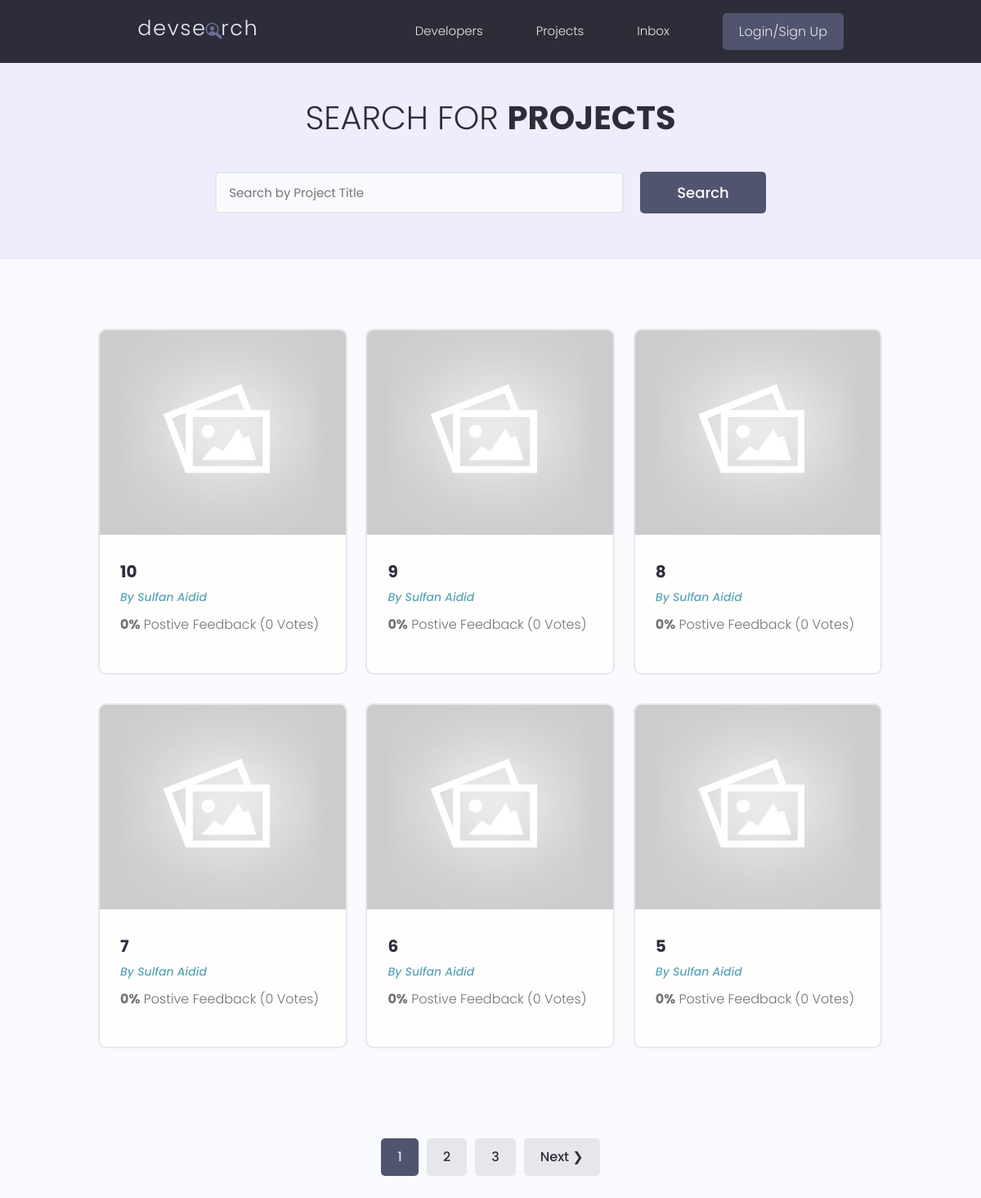
/projects/, run on the app's committed database.
### projects/models.py (models this page shows, shortened)
class Project(models.Model):
    owner = models.ForeignKey(
        Profile, null=True, blank=True, on_delete=models.SET_NULL)
    title = models.CharField(max_length=200)
    description = models.TextField(null=True, blank=True)
    featured_image = models.ImageField(null=True, blank=True, default="default.jpg")
    demo_link = models.CharField(max_length=2000, null=True, blank=True)
    source_link = models.CharField(max_length=2000, null=True, blank=True)
    tags = models.ManyToManyField('Tag', blank=True)
    vote_total = models.IntegerField(default=0, null=True, blank=True)
    vote_ratio = models.IntegerField(default=0, null=True, blank=True)
    created = models.DateTimeField(auto_now_add=True)
    id = models.UUIDField(default=uuid.uuid4, unique=True, primary_key=True, editable=False)
    class Meta:
        ordering = ['-created']

### users/models.py (models this page shows, shortened)
class Profile(models.Model):
    user = models.OneToOneField(User, on_delete=models.CASCADE, null=True, blank=True)
    name = models.CharField(max_length=200, blank=True, null=True)
    email = models.EmailField(max_length=500, blank=True, null=True)
    username = models.CharField(max_length=200, blank=True, null=True)
    location = models.CharField(max_length=200, blank=True, null=True)
    short_intro = models.CharField(max_length=200, blank=True, null=True)
    bio = models.TextField(blank=True, null=True)
    profile_image = models.ImageField(null=True, blank=True, upload_to='profiles/', default="profiles/user-default.png")
    social_github = models.CharField(max_length=200, blank=True, null=True)
    social_twitter = models.CharField(max_length=200, blank=True, null=True)
    social_instagram = models.CharField(max_length=200, blank=True, null=True)
    social_linkedin = models.CharField(max_length=200, blank=True, null=True)
    social_youtube = models.CharField(max_length=200, blank=True, null=True)
    social_website = models.CharField(max_length=200, blank=True, null=True)
    created = models.DateTimeField(auto_now_add=True)
    id = models.UUIDField(default=uuid.uuid4, unique=True, primary_key=True, editable=False)

### projects/views.py (the view)
# urls.py: path('projects/', include('projects.urls')),
def projects(request):
    projects, search_query = searchProjects(request)
    custom_range, projects = paginateProjects(request, projects, 6)
    context = {'projects': projects, 'search_query':search_query, 'custom_range': custom_range}
    return render(request, 'projects/projects.html', context)

### projects/utils.py (called while the page is built)
def paginateProjects(request, projects, results):
    page = request.GET.get('page')
    paginator = Paginator(projects, results)
    try:
        projects = paginator.page(page)
    except PageNotAnInteger:
        page = 1
        projects = paginator.page(page)
    except EmptyPage:
        page = paginator.num_pages
        projects = paginator.page(page)
    leftIndex = (int(page) - 4)
    if leftIndex < 1:
        leftIndex = 1
    rightIndex = (int (page) + 5)
    if rightIndex > paginator.num_pages:
        rightIndex = paginator.num_pages + 1
    custom_range = range(leftIndex, rightIndex)
    return custom_range, projects

def searchProjects(request):
    search_query = ''
    if request.GET.get('search_query'):
        search_query = request.GET.get('search_query')
    tags = Tag.objects.filter(name__icontains=search_query)
    projects = Project.objects.distinct().filter(
        Q(title__icontains=search_query) |
        Q(description__icontains=search_query) |
        Q(owner__name__icontains=search_query) |
        Q(tags__in=tags)
    )
    return projects, search_query

### projects/templates/projects/projects.html (shortened to what this page needs)
{% extends 'main.html' %}
{% block content %}
  <main class="projects">
    <section class="hero-section text-center">
      <div class="container container--narrow">
        <div class="hero-section__box">
          <h2>Search for <span>Projects</span></h2>
        </div>
        <div class="hero-section__search">
          <form id='searchForm' class="form" action="{% url 'projects' %}" method="get">
            <div class="form__field">
              <input class="input input--text" id="formInput#search" type="text" name="search_query"
                placeholder="Search by Project Title" value="{{search_query}}"/>
            </div>
            <input class="btn btn--sub btn--lg" type="submit" value="Search" />
          </form>
        </div>
      </div>
    </section>
    <section class="projectsList">
      <div class="container">
        <div class="grid grid--three">
          {% for project in projects %}
          <div class="column">
            <div class="card project">
              <a href="{% url 'project' project.id %}" class="project">
                <img class="project__thumbnail" src="{{project.featured_image.url}}" alt="project thumbnail" />
                <div class="card__body">
                  <h3 class="project__title">{{project.title}}</h3>
                  <p><a class="project__author" href="{% url 'user-profile' project.owner.id %}">By {{project.owner.name}}</a></p>
                  <p class="project--rating">
                    <span style="font-weight: bold;">{{project.vote_ratio}}%</span> Postive
                    Feedback ({{project.vote_total}} Vote{{project.vote_total|pluralize:"s"}})
                  </p>
                </div>
              </a>
            </div>
          </div>
          {% endfor %}
        </div>
      </div>
    </section>
    {% include 'pagination.html' with queryset=projects custom_range=custom_range %}
  </main>
{% endblock content %}

### templates/main.html (shortened to what this page needs)
<!DOCTYPE html>
{% load static %}
<html lang="en">
<head>
    <link rel="stylesheet" href="https://cdn.iconmonstr.com/1.3.0/css/iconmonstr-iconic-font.min.css" />
    <link rel="stylesheet" href="{% static 'uikit/styles/uikit.css' %}"/>
    <link rel="stylesheet" href="{% static 'styles/app.css' %}" />
</head>
<body>
    {% include 'navbar.html'%}
    {% block content %}
    {% endblock content %}
</body>
</html>

### templates/navbar.html (shortened to what this page needs)
{% load static %}
  <header class="header">
    <div class="container container--narrow">
      <a href="{% url 'profiles' %}" class="header__logo">
        <img src="{% static 'images/logo.svg' %}" alt="DevSearch Logo" />
      </a>
      <nav class="header__nav">
        <ul class="header__menu">
          <li class="header__menuItem"><a href="{% url 'profiles' %}">Developers</a></li>
          <li class="header__menuItem"><a href="{% url 'projects' %}">Projects</a></li>
          <li class="header__menuItem"><a href="">Inbox</a></li>
          {% if request.user.is_authenticated %}
          <li class="header__menuItem"><a href="{% url 'account' %}">Account</a></li>
          <li class="header__menuItem"><a href="{% url 'logout' %}" class="btn btn--sub">Logout</a></li>
          {% else %}
          <li class="header__menuItem"><a href="{% url 'login' %}" class="btn btn--sub">Login/Sign Up</a></li>
          {% endif %}
        </ul>
      </nav>
    </div>
  </header>

### templates/pagination.html (shortened to what this page needs)
{% if queryset.has_other_pages %}
    <div class="pagination">
      <ul class="container">
        {% for page in custom_range %}
        {% if page == queryset.number %}
        <li><a href="?page={{page}}" class="btn page-link btn--sub" data-page="{{page}}">{{page}}</a></li>
        {% else %}
        <li><a href="?page={{page}}" class="btn page-link" data-page="{{page}}">{{page}}</a></li>
        {% endif %}
        {% endfor %}
        {% if queryset.has_next %}
        <li><a href="?page={{queryset.next_page_number}}" class="btn page-link" data-page="{{queryset.next_page_number}}">Next &#10095;</a></li>
        {% endif %}
      </ul>
    </div>
    {% endif %}

### static/styles/app.css (style rules this page uses)
:root { --color-sub: #2d2d39; }
.btn--sub { background-color: var(--color-sub-light); }
.card { border: 2px solid var(--color-light); }
img { width: 100%; }
.header { position: sticky; z-index: 111; background-color: var(--color-sub); padding: 1.5rem 0; }
.header > .container { display: flex; justify-content: space-between; align-items: center; }
.header__logo > img { height: 3.8rem; }
.header__nav > ul { display: inline-flex; align-items: center; list-style: none; gap: 6.5rem; }
.header__menuItem > a { color: var(--color-light); font-weight: 300; }
.hero-section { height: 40vh; display: flex; align-items: center; background-color: var(--color-sub); }
.hero-section__box { margin-bottom: 4rem; }
.hero-section__box > h2, .hero-section__box > h2 > span { font-size: 4rem; color: var(--color-light); line-height: 1.3; text-transform: uppercase; }
.hero-section__box > h2 { font-weight: 300; }
.hero-section__box > h2 > span { font-weight: 700; }
.hero-section__search > .form { display: flex; align-items: center; justify-content: center; gap: 2rem; }
.hero-section__search > .form input.input--text { width: 50rem; }
.pagination { margin-top: 8rem; margin-bottom: 10rem; }
.pagination > ul { flex-wrap: wrap; list-style: none; display: flex; align-items: center; justify-content: center; gap: 1rem; }
.pagination .btn { color: var(--color-sub); }
.pagination .btn.btn--sub { color: var(--color-light); }
.project__author { font-size: 1.4rem; font-style: italic; }
.project--rating { margin-bottom: 1.6em; margin-top: .5em; }
.projects > .hero-section { background: var(--color-sub-lighter); height: 30vh; }
.projects .hero-section__box { margin-bottom: 2.5rem; }
.projects .hero-section__box > h2 { color: var(--color-sub); }
.projects .hero-section__box > h2 > span { font-weight: 700; color: var(--color-sub); }
.projectsList { margin-top: 8rem; }
.project__thumbnail { height: 25rem; object-fit: cover; object-position: top center; }
.project__title { font-size: 2rem; font-weight: 700; color: var(--color-sub); }

### static/uikit/styles/modules/_variables.css (style rules this page uses)
:root { --color-main: #5aa5b9; --color-main-light: #e6faff; --color-sub: #3f4156; --color-sub-light: #51546e; --color-sub-lighter: #ededfd; --color-text: #737373; --color-gray: #8b8b8b; --color-light: #e5e7eb; --color-light-gray: #767676; --color-bg: #f8fafd; --color-white: #fffefd; --color-white-light: #f3f3f3; --color-success: #359e64; --color-success-bg: #def8e8; --color-error: #fc4b0b; --color-error-bg: #fff2ee; --font-base: 'Poppins', arial, helvetica, 'Segoe UI', roboto, ubuntu, sans-serif; --font-monospace: 'Fira Code', 'Courier New', courier, monospace; --font-regular: 300; --font-medium: 500; --font-bold: 700; --generic-shadow: 1px 1px 5px #00000010; --generic-transition: all 0.3s ease-in-out; }

### static/uikit/styles/modules/_base.css (style rules this page uses)
* { margin: 0; padding: 0; box-sizing: border-box; text-rendering: optimizeLegibility; color: inherit; font-size: inherit; }
html { font-size: 50%; }
@media only screen and (min-width: 480px) { html { font-size: 56.25%; } }
@media only screen and (min-width: 1200px) { html { font-size: 62.5%; } }
body { line-height: 1.6; font-weight: 400; font-size: 1.5rem; color: var(--color-text); background-color: var(--color-bg); min-height: 100vh; }

### static/uikit/styles/modules/_typography.css (style rules this page uses)
* { font-family: var(--font-base); }
h2 { font-size: 3.6rem; font-weight: var(--font-bold); }
h3 { font-size: 3.2rem; font-weight: var(--font-medium); }
p, span, strong { font-size: 1.6rem; color: var(--color-text); font-weight: var(--font-regular); }
a { padding-bottom: 2px; text-decoration: none; display: inline-block; color: var(--color-main); font-weight: var(--font-medium); }

### static/uikit/styles/modules/_utilities.css (style rules this page uses)
.container { width: 92%; max-width: 165rem; margin: 0 auto; box-sizing: border-box; }
.container--narrow { width: 92%; max-width: 120rem; }
@media screen and (min-width: 1000px) { .container { width: 90%; } }
@media screen and (min-width: 1000px) { .container--narrow { width: 85%; } }
@media screen and (min-width: 1200px) { .container { width: 80%; } }
@media screen and (min-width: 1200px) { .container--narrow { width: 72%; } }
.text-center { text-align: center; }

### static/uikit/styles/modules/_card.css (style rules this page uses)
.card { border-radius: 1rem; background-color: var(--color-white); border: 1.5px solid var(--color-light); width: auto; height: auto; margin-top: 0.5rem; margin-bottom: 0.5rem; overflow: hidden; }
.card__body, .card__header { padding: 2rem 2.5rem; }

### data on the page
Project: featured_image (placeholder picture), title "10", owner.name "Sulfan Aidid", vote_ratio "0", vote_total "0"
Project: featured_image (placeholder picture), title "9", owner.name "Sulfan Aidid", vote_ratio "0", vote_total "0"
Project: featured_image (placeholder picture), title "8", owner.name "Sulfan Aidid", vote_ratio "0", vote_total "0"
Project: featured_image (placeholder picture), title "7", owner.name "Sulfan Aidid", vote_ratio "0", vote_total "0"
Project: featured_image (placeholder picture), title "6", owner.name "Sulfan Aidid", vote_ratio "0", vote_total "0"
Project: featured_image (placeholder picture), title "5", owner.name "Sulfan Aidid", vote_ratio "0", vote_total "0"

### other printed values
{{ page }} "1"
{{ page }} "2" "3"
